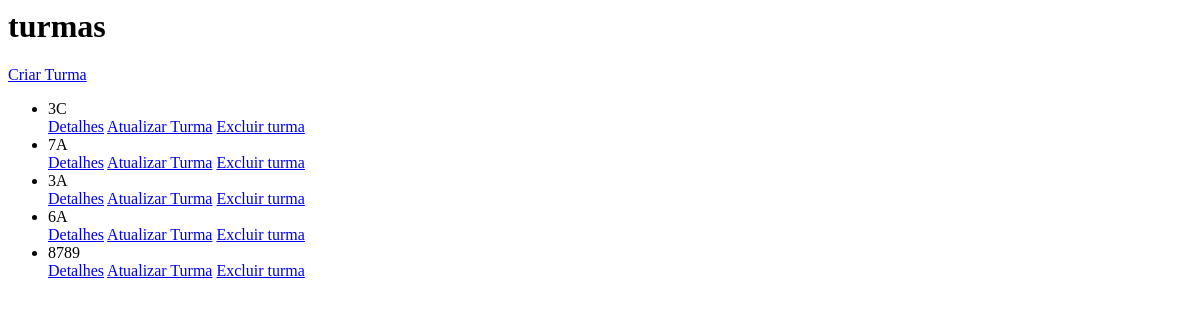
/turmas/, run on an earlier commit of the app's database.
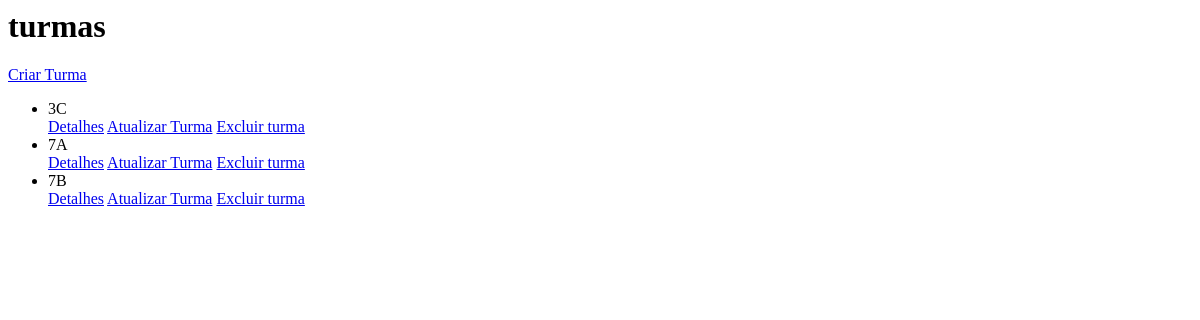
And on a later commit of the database.
### app/models.py (models this page shows, shortened)
class Turma(models.Model):
    serie_turma = models.CharField(max_length=8, unique=True)

### app/views.py (the view)
# urls.py: path("turmas/", views.mostrar_turmas , name='mostrar_turmas'),
def mostrar_turmas(request):
    try:
        turma = Turma.objects.all()
    except Exception as e:
        print(f"erro: {e}")
        return HttpResponseNotFound('Erro ao tentar carregar os professores')
    return render(request, "turmas.html" , {"turmas": turma})

### app/Templates/turmas.html
<h1>turmas</h1>
<a href="{% url 'criar_turma' %}">Criar Turma</a>
<ul>
{% for i in turmas %}
<li>{{i.serie_turma}}</li>
<a href="{% url 'detalhes_turmas' i.pk %}">Detalhes</a>
<a href="{% url 'atualizar_turma' i.pk %}">Atualizar Turma</a>
<a href="{% url 'excluir_turma' i.pk %}">Excluir turma</a>
{%endfor%}
</ul>

What changed in the data, as far as the page shows it:
removed Turma: serie_turma "3A"
removed Turma: serie_turma "6A"
removed Turma: serie_turma "8789"
added Turma: serie_turma "7B"
